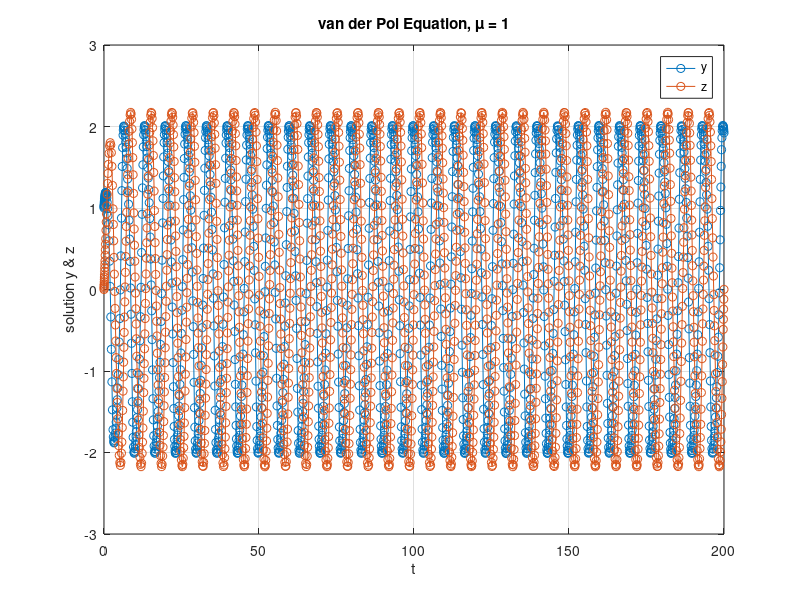
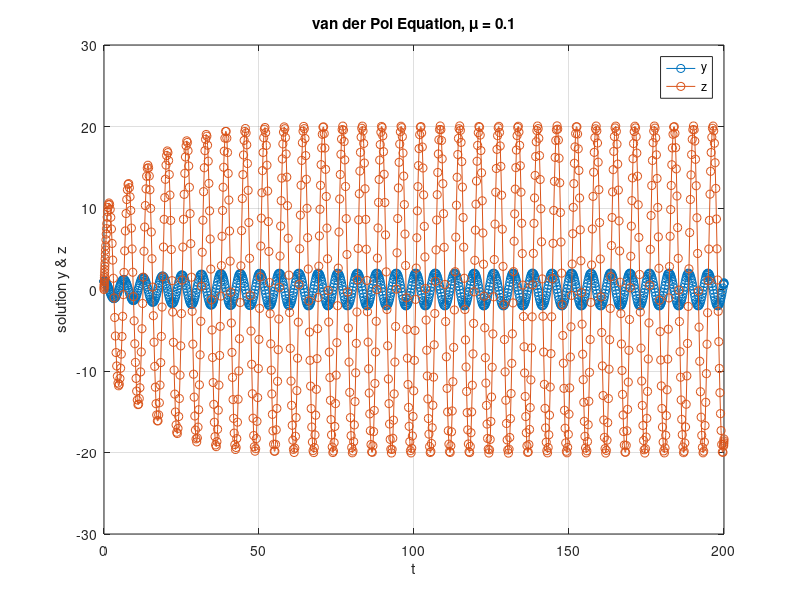
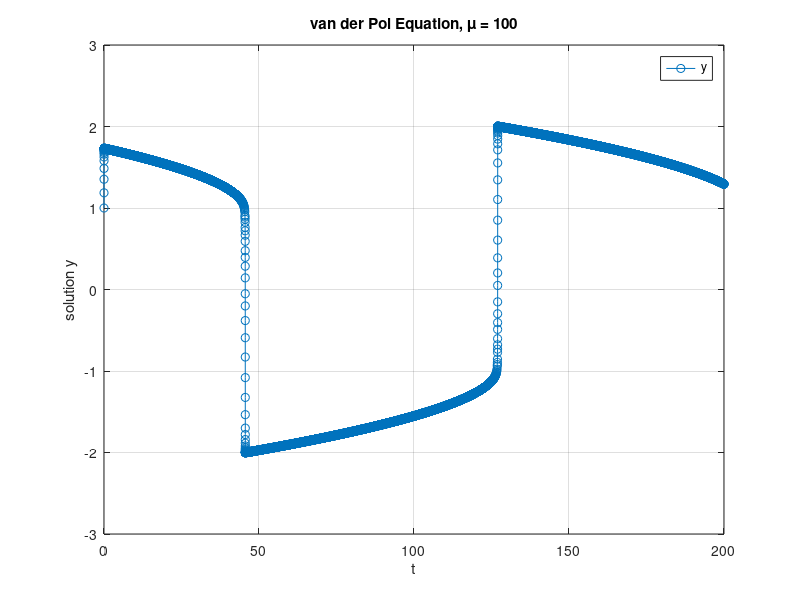

Recreate these plots in MATLAB, in order. (Note: this script raises an error after producing the figures.)
f = @(t,y,mu) [mu*(y(1)-y(1)^3/3-y(2)); y(1)/mu];
tspan = [0, 200];
y0 = [1; 0];
Mu = 1;
ode = @(t,y) f(t,y,Mu);
[t,y] = ode45(ode, tspan, y0);

% Plot of the solution
figure(1)
%plot(t,y(:,1))
plot(t,y(:,1),'-o',t,y(:,2),'-o')
xlabel('t')
ylabel('solution y & z')
legend('y','z')
grid
title('van der Pol Equation, \mu = 1')
% for Mu =0.1
Mu = 0.1;
ode = @(t,y) f(t,y,Mu);
[t,y] = ode45(ode, tspan, y0);

% Plot of the solution
figure(2)
plot(t,y(:,1),'-o',t,y(:,2),'-o')
xlabel('t')
ylabel('solution y & z')
legend('y','z')
grid
title('van der Pol Equation, \mu = 0.1')
% for Mu =100
Mu = 100;
ode = @(t,y) f(t,y,Mu);
[t,y] = ode45(ode, tspan, y0);

% Plot of the solution
figure(3)
plot(t,y(:,1),'-o')
xlabel('t')
ylabel('solution y')
legend('y')
grid
title('van der Pol Equation, \mu = 100')
%ode15s
Mu = 100;
ode = @(t,y) f(t,y,Mu);
[t,y] = ode15s(ode, tspan, y0);
figure(4)
plot(t,y(:,1),'-o',t,y(:,2),'-o')
title('VDP Equation,mu = 100,ODE15s')
xlabel('t')
ylabel('solution y & z')
legend('y','z')
grid
figure (5)
plot(y(:,2),y(:,1));
xlabel('z')
ylabel('y')
grid
